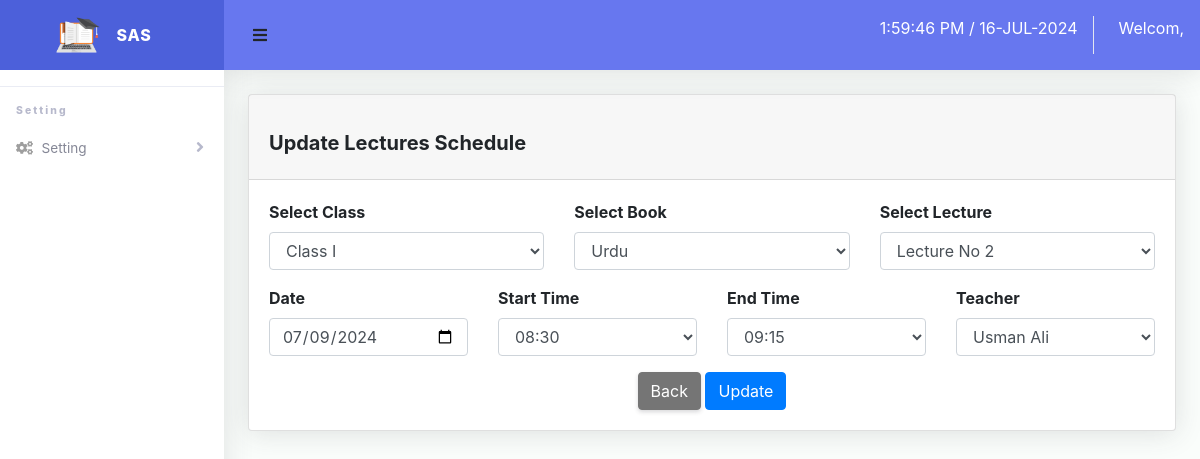
Screenshot of /admin/lecture-schedule/edit-schedule.php?id=8 with the database file from the repository.
### tables this page shows
CREATE TABLE `lecture_schedule` (
  `id` int(10) NOT NULL,
  `class_id` int(10) NOT NULL,
  `book_id` int(10) NOT NULL,
  `teacher_id` int(10) NOT NULL,
  `lecture_id` int(11) NOT NULL,
  `start_time` time(6) NOT NULL,
  `end_time` time(6) NOT NULL,
  `lecture_date` date NOT NULL
);

CREATE TABLE `book` (
  `id` int(10) NOT NULL,
  `name` varchar(255) NOT NULL,
  `class_id` int(10) NOT NULL
);

CREATE TABLE `teacher` (
  `id` int(10) NOT NULL,
  `fullname` varchar(255) NOT NULL,
  `username` varchar(255) NOT NULL,
  `password` varchar(255) NOT NULL,
  `address` varchar(255) NOT NULL,
  `phone_no` varchar(100) NOT NULL
);

### include/function.php (called while the page is built, shortened)
<?php
require_once 'config.php';
function select($table, $columns = '*', $where = NULL, $order_by = NULL, $limit = NULL, $offset = NULL)
{
	global $conn;
	$sql = "SELECT  $columns FROM  " . $table;
	if ($where !== NULL) {
		$sql .= ' WHERE ' . $where;
	}
	$result = mysqli_query($conn, $sql);
	if ($result) {
		$data = mysqli_fetch_all($result, MYSQLI_ASSOC);
		return $data;
	} else {
		$msg = array(
			'status' => false,
			'msg' => 'Connection failed: ' . mysqli_error($conn),
		);
	}
	return $msg;
}

### include/config.php (called while the page is built, shortened)
<?php
$ROOT = 'http://localhost:90/SAS/';
?>

### admin/lecture-schedule/edit-schedule.php (the view, shortened to what this page needs)
<?php
require_once '../../include/header.php';
require_once '../../include/function.php';
$where = 'id=' . $_GET['id'];
$data = select('lecture_schedule', '*', $where);
$row = $data[0];
$class = select('class', '*');
$class_id = 'class_id=' . $row['class_id'];
$book = select('book', '*', $class_id);
$teacher = select('teacher', '*');
$lectures = select('lectures', '*', $class_id);
?>
<div class="container-fluid">
    <div class="card mb-4">
        <div class="card-header d-flex flex-row align-items-center justify-content-between">
            <h5 class="card-title text-center mt-4 font-weight-bold">Update Lectures Schedule</h5>
        </div>
        <div class="card-body">
            <form method="post" action="process.php" class="submitData" autocomplete="off">
                <div class="row">
                    <div class="form-group col-4">
                        <label class="font-weight-bold mr-3" for="class_id">Select Class</label>
                        <select class="form-control" name="classID" id="classId">
                            <?php foreach ($class as $value) {
                                echo " <option value=" . $value['id'] . "";
                                if ($value['id'] == $row['class_id']) {
                                    echo ' selected = selected';
                                }
                                echo '>Class ' . $value['name'] . '</option>';
                            }
                            ?>
                        </select>
                    </div>
                    <div class="form-group col-4">
                        <label class="font-weight-bold mr-3" for="bookSelect">Select Book</label>
                        <select class="form-control" name="bookSelect" id="bookSelect">
                            <?php foreach ($book as $value) {
                                echo " <option value=" . $value['id'] . "";
                                if ($value['id'] == $row['book_id']) {
                                    echo ' selected = selected';
                                }
                                echo '>' . $value['name'] . '</option>';
                            }
                            ?>
                        </select>
                    </div>
                    <div class="form-group col-4">
                        <label class="font-weight-bold mr-3" for="lecture_id">Select Lecture</label>
                        <select class="form-control lecture_selected" name="lecture_id" id="lecture_selected">
                            <?php foreach ($lectures as $value) {
                                echo " <option value=" . $value['id'] . "";
                                if ($value['id'] == $row['lecture_id']) {
                                    echo ' selected = selected';
                                }
                                echo '>Lecture No ' . $value['lecture_no'] . '</option>';
                            }
                            ?>
                        </select>
                    </div>
                    <div class="form-group col-3">
                        <label class="font-weight-bold" for="lecture_date">Date</label>
                        <input type="date" name="lecture_date" class="form-control" id="lecture_date" value="<?= $row['lecture_date'] ?>" required />
                    </div>
                    <div class="form-group col-3">
                        <label class="font-weight-bold" for="start_time">Start Time</label>
                        <select name="start_time" class="form-control">
                            <?php
                            $start_time = date('H:i', strtotime($row['start_time']));
                            $times = array('07:45', '08:30', '09:15', '10:00', '10:45', '11:30', '12:00', '12:45', '13:30');
                            foreach ($times as $time) {
                                if ($time == '11:30') {
                                    echo '<option value="break" disabled>Break (11:30 - 12:00)</option>';
                                } else {
                                    echo '<option value="' . $time . '"';
                                    if ($time == $start_time) {
                                        echo ' selected="selected"';
                                    }
                                    echo '>' . $time . '</option>';
                                }
                            }
                            echo '</select>';
                            ?>
                    </div>
                    <div class="form-group col-3">
                        <label class="font-weight-bold" for="end_time">End Time</label>
                        <select name="end_time" class="form-control">
                            <?php
                            $end_time = date('H:i', strtotime($row['end_time']));
                            $times = array('08:30', '09:15', '10:00', '10:45', '11:30', '12:00', '12:45', '13:30');
                            foreach ($times as $time) {
                                    echo '<option value="' . $time . '"';
                                    if ($time == $end_time) {
                                        echo ' selected="selected"';
                                    }
                                    echo '>' . $time . '</option>';
                                }
                            echo '</select>';
                            ?>
                    </div>
                    <div class="form-group col-3">
                        <label class="font-weight-bold" for="teacher_id">Teacher</label>
                        <select class="form-control" name="teacher_id" id="teacher_id" required>
                            <?php foreach ($teacher as $value) {
                                echo ' <option value=' . $value['id'];
                                if ($value['id'] == $row['teacher_id']) {
                                    echo 'selected = selected';
                                }
                                echo '>' . $value['fullname'] . '</option>';
                            }
                            ?>
                        </select>
                    </div>
                    <div class="text-center col-12">
                        <a type="button" href="<?= $ROOT ?>admin/lecture-schedule/create-schedule.php" class="btn btn-secondary">Back</a>
                        <button type="submit" class="btn btn-primary">Update</button>
                    </div>
            </form>
        </div>
    </div>
</div>
</div>
<?php
require_once '../../include/footer.php';
?>

### assets/css/dashboard.css (style rules this page uses)
html { position: relative; min-height: 100%; font-family: Nunito }
body { height: 100% }
.container, .container-fluid, .container-login { padding-left: 1.5rem; padding-right: 1.5rem }
.card { -webkit-box-shadow: 0 .15rem 1.75rem 0 rgba(58, 59, 69, .15) !important; box-shadow: 0 .15rem 1.75rem 0 rgba(58, 59, 69, .15) !important }

### rows the page displays
lecture_schedule: classID "Class I", bookSelect "Urdu", lecture_id "Lecture No 2", lecture_date "07/09/2024", start_time "08:30", end_time "09:15", teacher_id "Usman Ali"
